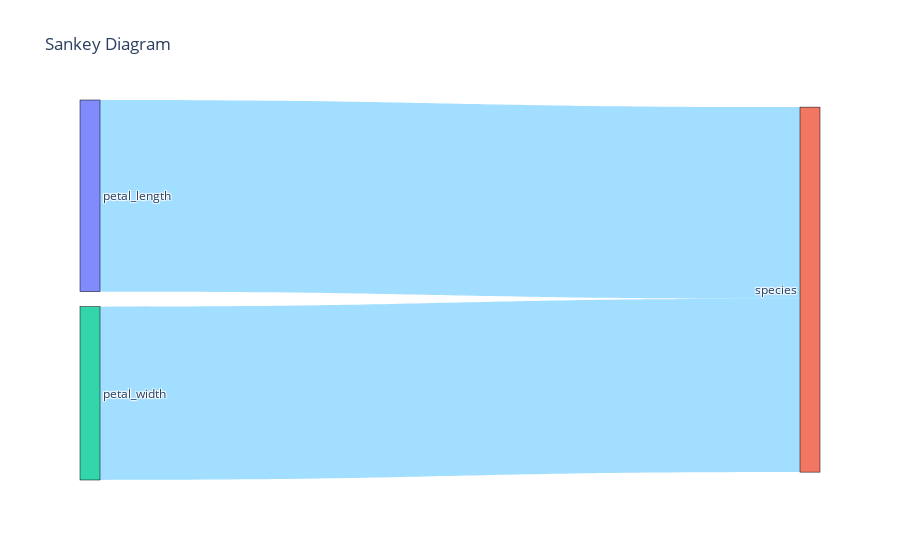

The notebook cell this image was saved under:
### Markdown cell above
## 9. Feature Importance and Visualization

Let's use advanced visualizations to explore feature importances and relationships.

### Code cell
engine = GraphAnalyzerEngine()
engine.analyze(X_transformed, pd.DataFrame(y))
store = engine.get_store()
# Relabel targets for better readability
relabel_targets_in_store(store, label_map.get('species', {}))
fig_sankey = VisualizerFactory.make_sankey(store, show_feature_feature_links=False)
fig_sankey.show()

### Figure 1 — Plotly figure (JSON) as saved in the notebook; plotly's stock layout.template omitted (floating-point values rounded to 4 significant figures)
{"data": [{"link": {"color": ["rgba(100,200,255,0.6)", "rgba(100,200,255,0.6)"], "source": [0, 2], "target": [1, 1], "value": [0.5186, 0.4689]}, "node": {"label": ["petal_length", "species", "petal_width"], "line": {"color": "black", "width": 0.5}, "pad": 15, "thickness": 20}, "type": "sankey"}], "layout": {"font": {"size": 12}, "title": {"text": "Sankey Diagram"}}}
